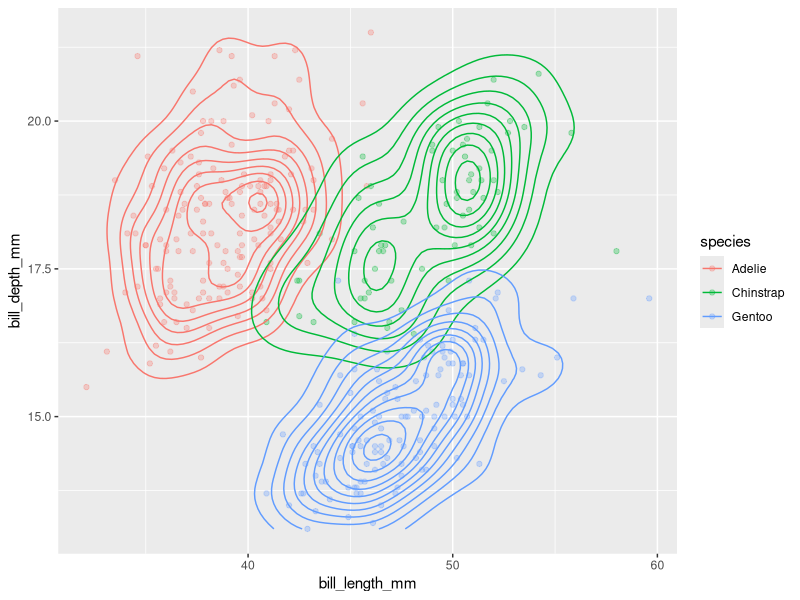
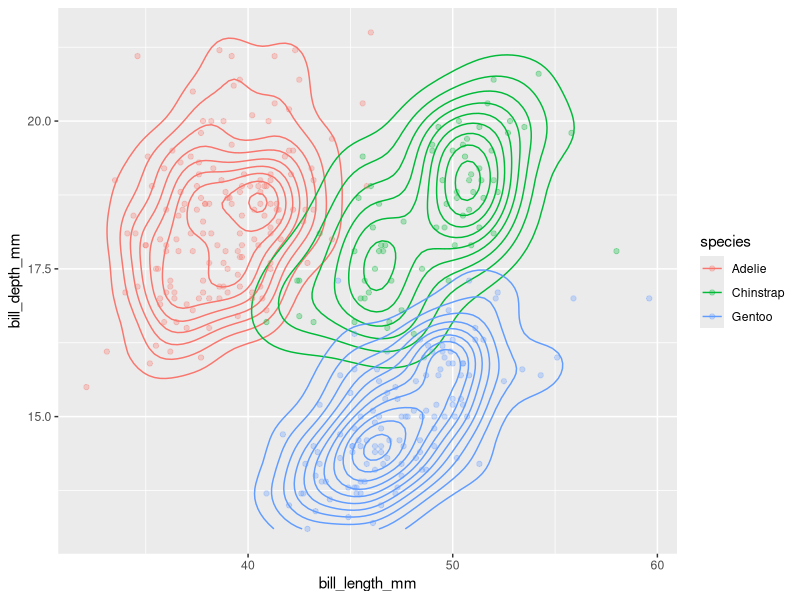

These charts were generated, in order, by the following R code:

            library(ggplot2)
            library(palmerpenguins)
            built_answer <- tryCatch(
                {
                    set.seed(42)
                    ggplot(penguins, aes(x = bill_length_mm, y = bill_depth_mm, colour = species)) + geom_point(alpha = 0.3) + geom_density_2d()
                    suppressWarnings(
                        if (!file.exists("/sandbox/figures/bill-length_bill-depth_scatter_2d_density_answer.png")) {
                            ggsave(
                                width = 3,
                                height = 3,
                                "/sandbox/figures/bill-length_bill-depth_scatter_2d_density_answer.png"
                            )
                        }
                    )
                    suppressWarnings(
                        ggplot_build(last_plot())
                    )
                },
                error = function(e) {
                    'ERROR'
                }
            )
            built_submission <- tryCatch(
                {
                    set.seed(42)
                    ggplot(penguins, aes(x = bill_length_mm, y = bill_depth_mm, color = species)) +
  geom_density_2d() +
  geom_point(alpha = 0.3)
                    suppressWarnings(
                        ggsave(
                            width = 3,
                            height = 3,
                            "figures/bill-length_bill-depth_scatter_2d_density_submission_qwen3.5.png"
                        )
                    )
                    suppressWarnings(
                        ggplot_build(last_plot())
                    )
                },
                error = function(e) {
                    'ERROR'
                }
            )
            cat(isTRUE(all.equal(built_answer, built_submission)))
        
